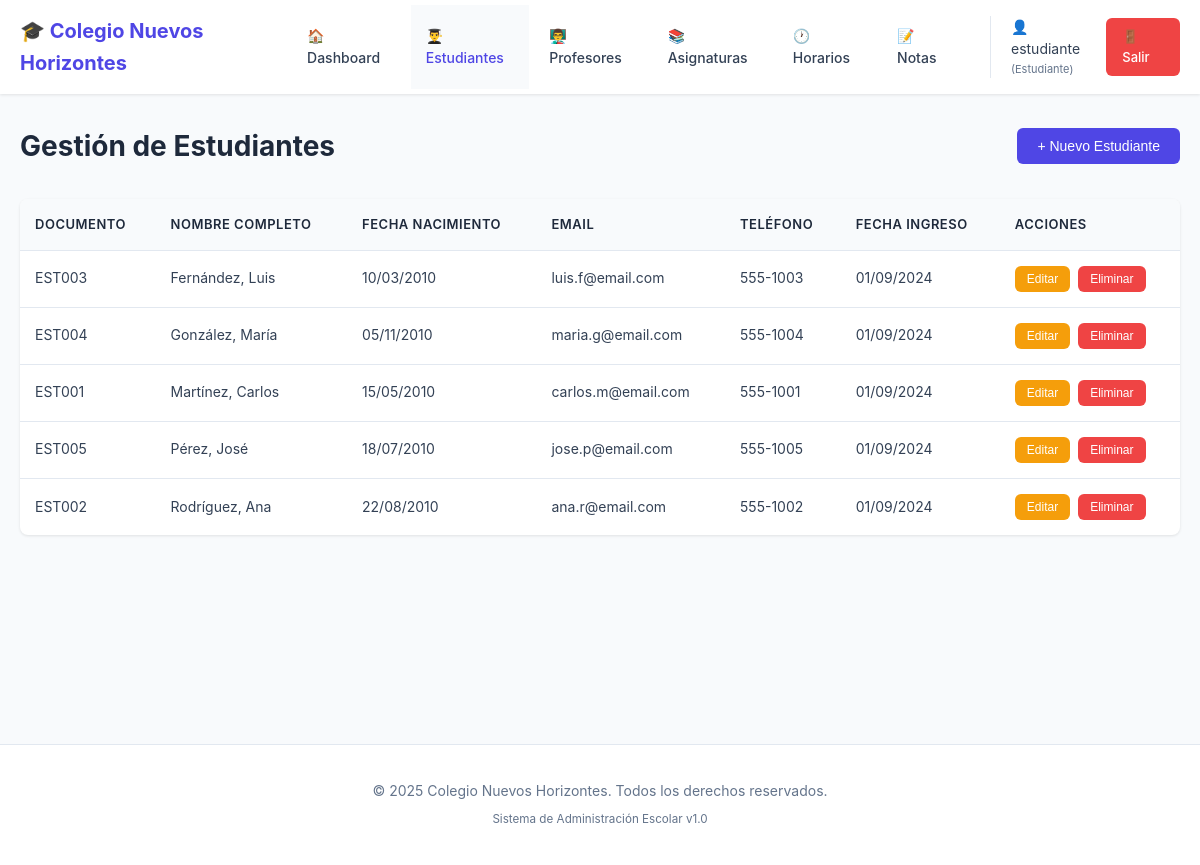
The page /Nuevo-Colegio/estudiantes.php (signed in) on the database its author committed.
### tables this page shows
CREATE TABLE estudiantes (
    id INT PRIMARY KEY AUTO_INCREMENT,
    nombre VARCHAR(100) NOT NULL,
    apellido VARCHAR(100) NOT NULL,
    fecha_nacimiento DATE NOT NULL,
    documento VARCHAR(20) UNIQUE NOT NULL,
    direccion VARCHAR(200),
    telefono VARCHAR(20),
    email VARCHAR(100),
    fecha_ingreso DATE NOT NULL,
    activo BOOLEAN DEFAULT TRUE
);

### Nuevo-Colegio/config.php (called while the page is built, shortened)
<?php
function formatDate($date) {
    return date('d/m/Y', strtotime($date));
}
?>

### Nuevo-Colegio/estudiantes.php (the view, shortened to what this page needs)
<?php
require_once 'config.php';
$db = getDBConnection();
$stmt = $db->query("SELECT * FROM estudiantes WHERE activo = 1 ORDER BY apellido, nombre");
$estudiantes = $stmt->fetchAll();
include 'includes/header.php';
?>
<div class="page-container">
    <div class="page-header">
        <h2>Gestión de Estudiantes</h2>
        <button onclick="abrirModal()" class="btn btn-primary">+ Nuevo Estudiante</button>
    </div>
    <div class="table-container">
        <table class="data-table">
            <thead>
                <tr>
                    <th>Documento</th>
                    <th>Nombre Completo</th>
                    <th>Fecha Nacimiento</th>
                    <th>Email</th>
                    <th>Teléfono</th>
                    <th>Fecha Ingreso</th>
                    <th>Acciones</th>
                </tr>
            </thead>
            <tbody>
                <?php foreach ($estudiantes as $est): ?>
                <tr>
                    <td><?php echo htmlspecialchars($est['documento']); ?></td>
                    <td><?php echo htmlspecialchars($est['apellido'] . ', ' . $est['nombre']); ?></td>
                    <td><?php echo formatDate($est['fecha_nacimiento']); ?></td>
                    <td><?php echo htmlspecialchars($est['email']); ?></td>
                    <td><?php echo htmlspecialchars($est['telefono']); ?></td>
                    <td><?php echo formatDate($est['fecha_ingreso']); ?></td>
                    <td class="actions">
                        <button onclick='editarEstudiante(<?php echo json_encode($est); ?>)'
                                class="btn btn-sm btn-warning">Editar</button>
                        <button onclick="eliminarEstudiante(<?php echo $est['id']; ?>)"
                                class="btn btn-sm btn-danger">Eliminar</button>
                    </td>
                </tr>
                <?php endforeach; ?>
            </tbody>
        </table>
    </div>
</div>
<?php include 'includes/footer.php'; ?>

### Nuevo-Colegio/css/style.css (style rules this page uses)
* { margin: 0; padding: 0; box-sizing: border-box; }
:root { --primary-color: #4f46e5; --secondary-color: #64748b; --success-color: #10b981; --danger-color: #ef4444; --warning-color: #f59e0b; --info-color: #3b82f6; --dark-color: #1e293b; --light-color: #f8fafc; --border-color: #e2e8f0; --text-color: #334155; --shadow: 0 1px 3px rgba(0,0,0,0.1); --shadow-lg: 0 10px 25px rgba(0,0,0,0.1); }
body { font-family: -apple-system, BlinkMacSystemFont, 'Segoe UI', Roboto, Oxygen, Ubuntu, sans-serif; background-color: var(--light-color); color: var(--text-color); line-height: 1.6; }
.page-header { display: flex; justify-content: space-between; align-items: center; margin-bottom: 30px; flex-wrap: wrap; gap: 15px; }
.page-header h2 { font-size: 28px; color: var(--dark-color); }
.btn { display: inline-block; padding: 10px 20px; border: none; border-radius: 6px; font-size: 14px; font-weight: 500; cursor: pointer; transition: all 0.3s; text-decoration: none; text-align: center; }
.btn-primary { background: var(--primary-color); color: white; }
.btn-danger { background: var(--danger-color); color: white; }
.btn-warning { background: var(--warning-color); color: white; }
.btn-sm { padding: 6px 12px; font-size: 12px; }
.table-container { background: white; border-radius: 8px; box-shadow: var(--shadow); overflow-x: auto; }
.data-table { width: 100%; border-collapse: collapse; }
.data-table thead { background: var(--light-color); }
.data-table th { padding: 15px; text-align: left; font-weight: 600; color: var(--dark-color); font-size: 13px; text-transform: uppercase; letter-spacing: 0.5px; }
.data-table td { padding: 15px; border-top: 1px solid var(--border-color); font-size: 14px; }
.data-table .actions { display: flex; gap: 8px; }

### rows shown on the page
estudiantes: documento "EST003", apellido+nombre "Fernández, Luis", fecha_nacimiento "10/03/2010", email "luis.f@email.com", telefono "555-1003", fecha_ingreso "01/09/2024"
estudiantes: documento "EST004", apellido+nombre "González, María", fecha_nacimiento "05/11/2010", email "maria.g@email.com", telefono "555-1004", fecha_ingreso "01/09/2024"
estudiantes: documento "EST001", apellido+nombre "Martínez, Carlos", fecha_nacimiento "15/05/2010", email "carlos.m@email.com", telefono "555-1001", fecha_ingreso "01/09/2024"
estudiantes: documento "EST005", apellido+nombre "Pérez, José", fecha_nacimiento "18/07/2010", email "jose.p@email.com", telefono "555-1005", fecha_ingreso "01/09/2024"
estudiantes: documento "EST002", apellido+nombre "Rodríguez, Ana", fecha_nacimiento "22/08/2010", email "ana.r@email.com", telefono "555-1002", fecha_ingreso "01/09/2024"

### other values the page prints
SITE_NAME "Colegio Nuevos Horizontes"
$_SESSION['user_nombre'] "estudiante"
$_SESSION['user_rol'] "Estudiante"
